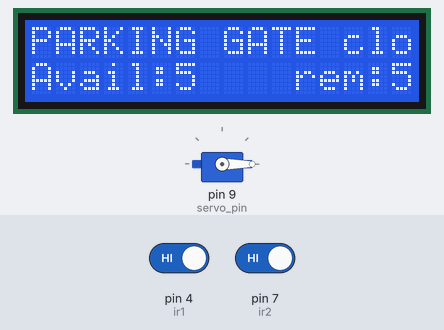
This sketch was run on a simulated Arduino Uno, built with avr-gcc and run on an emulated ATmega328P. On the bench: 16×2 character LCD, servo. The test bench sets the inputs (shaded band); at power-on: pin 4 (ir1) HIGH, pin 7 (ir2) HIGH. What the sketch prints to the serial monitor is not drawn.

Above: at 1.2 s.
1.3 s: pin 4 (ir1) driven LOW
At 6.2 s:
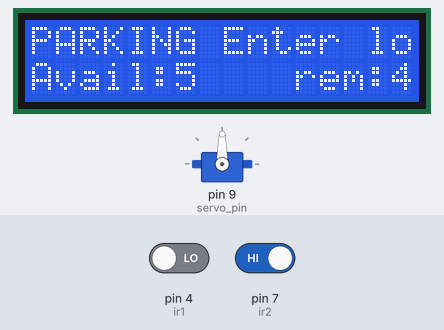
6.6 s: pin 4 (ir1) driven HIGH
At 10.8 s:
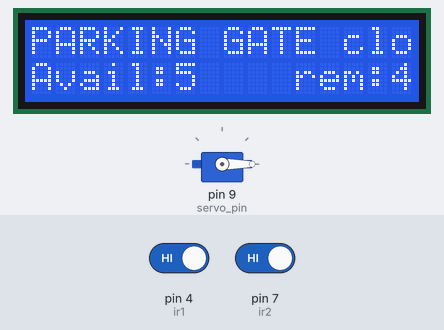
15.6 s: pin 7 (ir2) driven LOW
At 20.4 s:
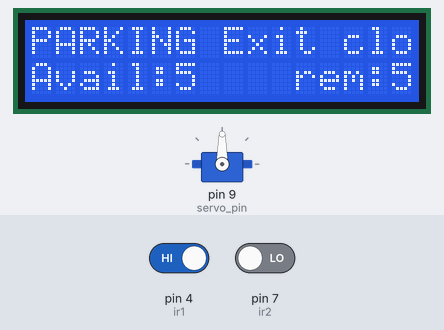
20.7 s: pin 7 (ir2) driven HIGH
At 22.1 s:
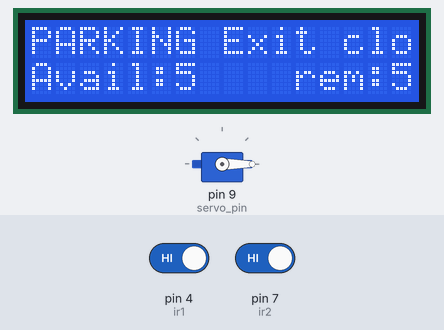
25.7 s: pin 7 (ir2) driven LOW
At 29.1 s:
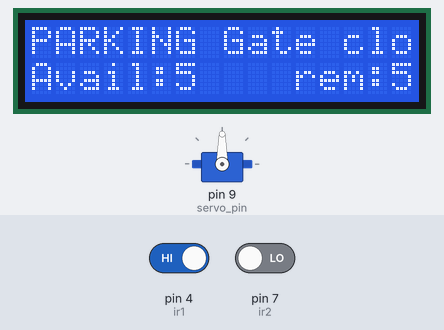
Timing chart, 0 to 30.6 s (numbered marks = the images above; inputs shaded):
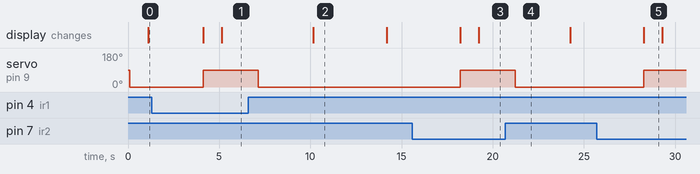

Measured:
- after the input at 1.3 s, servo on pin 9 (servo_pin): 0° → 90° after 2.8 s
- after the input at 6.6 s, servo on pin 9 (servo_pin): 90° → 0° after 0.54 s; the display: first changes after 3.6 s (image 2 shows a later state)
- after the input at 15.6 s, servo on pin 9 (servo_pin): 0° → 90° after 2.6 s
- after the input at 20.7 s, servo on pin 9 (servo_pin): 90° → 0° after 0.54 s
- after the input at 25.7 s, servo on pin 9 (servo_pin): 0° → 90° after 2.6 s
- what the display in image 2 shows lasts 4.0 s, from 10.2 s to 14.2 s
- what the display in image 5 shows lasts 1.0 s, from 28.3 s to 29.3 s

The sketch:

smartparking.ino
```cpp
/*Smart parking in urban areas to know the how many parking slots are available in the parking area and changes based on in and out going cars */

#include<Servo.h>
#include<LiquidCrystal_I2C.h>
LiquidCrystal_I2C lcd (0x27,16,2);

#define ir1 4
#define ir2 7

#define servo_pin 9
Servo servo;

int count=0;
int slots=5;

void setup(){

  lcd.init();
  lcd.backlight();
  lcd.setCursor(0,0);
  lcd.print("PARKING AREA :");
  lcd.setCursor(0,1);
  lcd.print("WELCOME ");

  pinMode(ir1,INPUT);
  pinMode(ir2,INPUT);
  //pinMode(trig,OUTPUT);
  //pinMode(echo,INPUT);
  Serial.begin(9600);
  servo.attach(servo_pin);
}

void loop(){
 // int distance=ultra();
  //Enter
  int enter=digitalRead(ir1);  //CHECKING ENTERING VEHICLES
  int exit=digitalRead(ir2);   //CHECKING EXIT VEHICLES
    Serial.print("enter  : ");
    Serial.println(ir1);
    Serial.print("exit :");
    Serial.println(ir2);
    if(enter==0 && exit==1){         //   Type 1 ----Vechile is entering
      count=count+1;
    servo.write(90);
    delay(1000);
    lcd.setCursor(8,0);
    lcd.print("Enter ");
    Serial.println("type 1 GATE open ");
    slot();
    while (enter==0 || exit ==0){      //safety logic for servo , not to close until vehicle enter fully
      enter=digitalRead(ir1);
      exit=digitalRead(ir2);
      delay(500);
    }
    }

     else if(exit==0 && enter ==1){        //Type 2 ------ vechile is exit
    servo.write(90);
    delay(1000);
    lcd.setCursor(8,0);
    lcd.print("Exit ");
    Serial.println("type 2 GATE open ");
    count=count-1;
        slot();
    while (exit==0 || enter==0){            //Safety logic that servo not close until vehicle exit completely
      exit=digitalRead(ir2);
      enter=digitalRead(ir1);
      delay(500);
    }
     }
  else if(exit==0 && enter==0){             //Type 3 ----- One vehicle is entering and other vehicle is exiting at a time
    servo.write(90);
    lcd.setCursor(8,0);
    lcd.print("Enter and Exit");
    Serial.println("type 3  GATE open ");
    slot();
    while(exit==0 || enter==0){           //Safety logic again , not to close parking gate until vehicle moves completely
      enter=digitalRead(ir1);
      exit=digitalRead(ir2);
      delay(500);
    }
  }
    else if(exit==1 && enter ==1){       //Type 4  ---   No vechile   is entering  or exit
      servo.write(0);
      lcd.setCursor(8,0);
      lcd.print("GATE close");
      Serial.println("GATE close ");
      delay(1000);
      slot();
    }

  servo.write(0);
  delay(3000);
  lcd.setCursor(8,0);
  lcd.print("Gate closed");
}
void slot(){
  lcd.setCursor(0,1);
    lcd.print("Avail:");
    lcd.setCursor(6,1);
    lcd.print("5");
    lcd.setCursor(11,1);
    lcd.print("rem:");
    lcd.print(slots-count);

}
```
